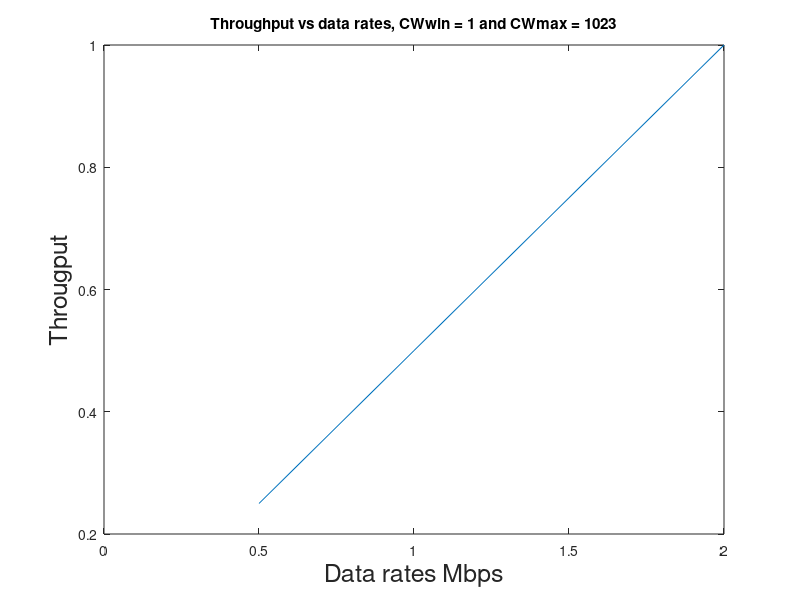

MATLAB code for this plot:
rates = [0.5, 1, 1.5, 2];

througput =  [2.49856, 4.99917, 7.49814 , 9.99752 ];
nodes = 5;
total_thput_normalized = [0, 0, 0, 0];
for i = 1: 4
    total_thput_normalized(i) = througput(i)/througput(4);
end

plot (rates, total_thput_normalized );
title('Throughput vs data rates, CWwin = 1 and CWmax = 1023');
xlabel('Data rates Mbps', 'FontSize', 18);
ylabel('Througput', 'FontSize', 18);
%legend('Total througput', 'Per node throughput', 'FontSize', 14);
    
    